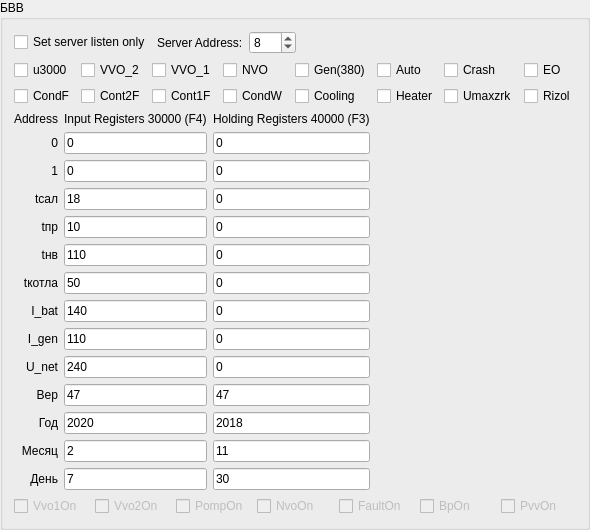
       <widget class="QGroupBox" name="gbBVV">
        <property name="title">
         <string>БВВ</string>
        </property>
        <layout class="QVBoxLayout" name="verticalLayout">
         <item>
          <layout class="QHBoxLayout" name="horizontalLayout">
           <property name="sizeConstraint">
            <enum>QLayout::SetMinimumSize</enum>
           </property>
           <item>
            <widget class="QCheckBox" name="listenOnlyBox">
             <property name="text">
              <string>Set server listen only</string>
             </property>
            </widget>
           </item>
           <item>
            <widget class="QLabel" name="label_45">
             <property name="sizePolicy">
              <sizepolicy hsizetype="Maximum" vsizetype="Preferred">
               <horstretch>0</horstretch>
               <verstretch>0</verstretch>
              </sizepolicy>
             </property>
             <property name="text">
              <string>Server Address:</string>
             </property>
            </widget>
           </item>
           <item>
            <widget class="QSpinBox" name="serverEdit_7">
             <property name="sizePolicy">
              <sizepolicy hsizetype="Maximum" vsizetype="Fixed">
               <horstretch>0</horstretch>
               <verstretch>0</verstretch>
              </sizepolicy>
             </property>
             <property name="minimum">
              <number>1</number>
             </property>
             <property name="maximum">
              <number>247</number>
             </property>
             <property name="value">
              <number>8</number>
             </property>
            </widget>
           </item>
           <item>
            <spacer name="horizontalSpacer_2">
             <property name="orientation">
              <enum>Qt::Horizontal</enum>
             </property>
             <property name="sizeHint" stdset="0">
              <size>
               <width>40</width>
               <height>20</height>
              </size>
             </property>
            </spacer>
           </item>
          </layout>
         </item>
         <item>
          <layout class="QGridLayout" name="gridLayout_DigIn">
           <item row="0" column="4">
            <widget class="QCheckBox" name="cbGen">
             <property name="text">
              <string>Gen(380)</string>
             </property>
            </widget>
           </item>
           <item row="1" column="0">
            <widget class="QCheckBox" name="cbCondF">
             <property name="text">
              <string>CondF</string>
             </property>
            </widget>
           </item>
           <item row="0" column="5">
            <widget class="QCheckBox" name="cbAuto">
             <property name="text">
              <string>Auto</string>
             </property>
            </widget>
           </item>
           <item row="0" column="0">
            <widget class="QCheckBox" name="cbU3000">
             <property name="text">
              <string>u3000</string>
             </property>
            </widget>
           </item>
           <item row="0" column="1">
            <widget class="QCheckBox" name="cbVVO_2">
             <property name="text">
              <string>VVO_2</string>
             </property>
            </widget>
           </item>
           <item row="0" column="3">
            <widget class="QCheckBox" name="cbNVO">
             <property name="text">
              <string>NVO</string>
             </property>
            </widget>
           </item>
           <item row="1" column="1">
            <widget class="QCheckBox" name="cbCont2F">
             <property name="text">
              <string>Cont2F</string>
             </property>
            </widget>
           </item>
           <item row="0" column="2">
            <widget class="QCheckBox" name="cbVVO_1">
             <property name="text">
              <string>VVO_1</string>
             </property>
            </widget>
           </item>
           <item row="0" column="6">
            <widget class="QCheckBox" name="cbCrash">
             <property name="text">
              <string>Crash</string>
             </property>
            </widget>
           </item>
           <item row="0" column="7">
            <widget class="QCheckBox" name="cbEO">
             <property name="text">
              <string>EO</string>
             </property>
            </widget>
           </item>
           <item row="1" column="2">
            <widget class="QCheckBox" name="cbCont1F">
             <property name="text">
              <string>Cont1F</string>
             </property>
            </widget>
           </item>
           <item row="1" column="3">
            <widget class="QCheckBox" name="cbCondW">
             <property name="text">
              <string>CondW</string>
             </property>
            </widget>
           </item>
           <item row="1" column="4">
            <widget class="QCheckBox" name="cbCooling">
             <property name="text">
              <string>Cooling</string>
             </property>
            </widget>
           </item>
           <item row="1" column="5">
            <widget class="QCheckBox" name="cbHeater">
             <property name="text">
              <string>Heater</string>
             </property>
            </widget>
           </item>
           <item row="1" column="6">
            <widget class="QCheckBox" name="cbUmax_zrk">
             <property name="text">
              <string>Umaxzrk</string>
             </property>
            </widget>
           </item>
           <item row="1" column="7">
            <widget class="QCheckBox" name="cbRizol">
             <property name="text">
              <string>Rizol</string>
             </property>
            </widget>
           </item>
          </layout>
         </item>
         <item>
          <layout class="QGridLayout" name="gridLayout_2">
           <item row="8" column="2">
            <widget class="QLineEdit" name="holdReg_8_7">
             <property name="sizePolicy">
              <sizepolicy hsizetype="Preferred" vsizetype="Fixed">
               <horstretch>0</horstretch>
               <verstretch>0</verstretch>
              </sizepolicy>
             </property>
             <property name="text">
              <string>0</string>
             </property>
             <property name="maxLength">
              <number>32767</number>
             </property>
             <property name="placeholderText">
              <string>Hexadecimal A-F, a-f, 0-9.</string>
             </property>
            </widget>
           </item>
           <item row="7" column="2">
            <widget class="QLineEdit" name="holdReg_8_6">
             <property name="sizePolicy">
              <sizepolicy hsizetype="Preferred" vsizetype="Fixed">
               <horstretch>0</horstretch>
               <verstretch>0</verstretch>
              </sizepolicy>
             </property>
             <property name="text">
              <string>0</string>
             </property>
             <property name="maxLength">
              <number>32767</number>
             </property>
             <property name="placeholderText">
              <string>Hexadecimal A-F, a-f, 0-9.</string>
             </property>
            </widget>
           </item>
           <item row="4" column="0">
            <widget class="QLabel" name="label_11">
             <property name="text">
              <string>tпр</string>
             </property>
             <property name="alignment">
              <set>Qt::AlignRight|Qt::AlignTrailing|Qt::AlignVCenter</set>
             </property>
            </widget>
           </item>
           <item row="3" column="0">
            <widget class="QLabel" name="label_23">
             <property name="text">
              <string>tсал</string>
             </property>
             <property name="alignment">
              <set>Qt::AlignRight|Qt::AlignTrailing|Qt::AlignVCenter</set>
             </property>
            </widget>
           </item>
           <item row="9" column="2">
            <widget class="QLineEdit" name="holdReg_8_8">
             <property name="sizePolicy">
              <sizepolicy hsizetype="Preferred" vsizetype="Fixed">
               <horstretch>0</horstretch>
               <verstretch>0</verstretch>
              </sizepolicy>
             </property>
             <property name="text">
              <string>0</string>
             </property>
             <property name="maxLength">
              <number>32767</number>
             </property>
             <property name="placeholderText">
              <string>Hexadecimal A-F, a-f, 0-9.</string>
             </property>
            </widget>
           </item>
           <item row="11" column="1">
            <widget class="QLineEdit" name="inReg_8_29">
             <property name="sizePolicy">
              <sizepolicy hsizetype="Preferred" vsizetype="Fixed">
               <horstretch>0</horstretch>
               <verstretch>0</verstretch>
              </sizepolicy>
             </property>
             <property name="text">
              <string>2020</string>
             </property>
             <property name="maxLength">
              <number>32767</number>
             </property>
             <property name="placeholderText">
              <string>Hexadecimal A-F, a-f, 0-9.</string>
             </property>
            </widget>
           </item>
           <item row="10" column="0">
            <widget class="QLabel" name="label_16">
             <property name="text">
              <string>Вер</string>
             </property>
             <property name="alignment">
              <set>Qt::AlignRight|Qt::AlignTrailing|Qt::AlignVCenter</set>
             </property>
            </widget>
           </item>
           <item row="2" column="2">
            <widget class="QLineEdit" name="holdReg_8_1">
             <property name="sizePolicy">
              <sizepolicy hsizetype="Preferred" vsizetype="Fixed">
               <horstretch>0</horstretch>
               <verstretch>0</verstretch>
              </sizepolicy>
             </property>
             <property name="text">
              <string>0</string>
             </property>
             <property name="maxLength">
              <number>32767</number>
             </property>
             <property name="placeholderText">
              <string>Hexadecimal A-F, a-f, 0-9.</string>
             </property>
            </widget>
           </item>
           <item row="4" column="2">
            <widget class="QLineEdit" name="holdReg_8_3">
             <property name="sizePolicy">
              <sizepolicy hsizetype="Preferred" vsizetype="Fixed">
               <horstretch>0</horstretch>
               <verstretch>0</verstretch>
              </sizepolicy>
             </property>
             <property name="text">
              <string>0</string>
             </property>
             <property name="maxLength">
              <number>32767</number>
             </property>
             <property name="placeholderText">
              <string>Hexadecimal A-F, a-f, 0-9.</string>
             </property>
            </widget>
           </item>
           <item row="1" column="0">
            <widget class="QLabel" name="label_21">
             <property name="text">
              <string>0</string>
             </property>
             <property name="alignment">
              <set>Qt::AlignRight|Qt::AlignTrailing|Qt::AlignVCenter</set>
             </property>
            </widget>
           </item>
           <item row="3" column="1">
            <widget class="QLineEdit" name="inReg_8_2">
             <property name="sizePolicy">
              <sizepolicy hsizetype="Preferred" vsizetype="Fixed">
               <horstretch>0</horstretch>
               <verstretch>0</verstretch>
              </sizepolicy>
             </property>
             <property name="text">
              <string>18</string>
             </property>
             <property name="maxLength">
              <number>32767</number>
             </property>
             <property name="placeholderText">
              <string>Hexadecimal A-F, a-f, 0-9.</string>
             </property>
            </widget>
           </item>
           <item row="6" column="2">
            <widget class="QLineEdit" name="holdReg_8_5">
             <property name="sizePolicy">
              <sizepolicy hsizetype="Preferred" vsizetype="Fixed">
               <horstretch>0</horstretch>
               <verstretch>0</verstretch>
              </sizepolicy>
             </property>
             <property name="text">
              <string>0</string>
             </property>
             <property name="maxLength">
              <number>32767</number>
             </property>
             <property name="placeholderText">
              <string>Hexadecimal A-F, a-f, 0-9.</string>
             </property>
            </widget>
           </item>
           <item row="12" column="2">
            <widget class="QLineEdit" name="holdReg_8_30">
             <property name="sizePolicy">
              <sizepolicy hsizetype="Preferred" vsizetype="Fixed">
               <horstretch>0</horstretch>
               <verstretch>0</verstretch>
              </sizepolicy>
             </property>
             <property name="text">
              <string>11</string>
             </property>
             <property name="maxLength">
              <number>32767</number>
             </property>
             <property name="placeholderText">
              <string>Hexadecimal A-F, a-f, 0-9.</string>
             </property>
            </widget>
           </item>
           <item row="11" column="0">
            <widget class="QLabel" name="label_17">
             <property name="text">
              <string>Год</string>
             </property>
             <property name="alignment">
              <set>Qt::AlignRight|Qt::AlignTrailing|Qt::AlignVCenter</set>
             </property>
            </widget>
           </item>
           <item row="12" column="0">
            <widget class="QLabel" name="label_18">
             <property name="text">
              <string>Месяц</string>
             </property>
             <property name="alignment">
              <set>Qt::AlignRight|Qt::AlignTrailing|Qt::AlignVCenter</set>
             </property>
            </widget>
           </item>
           <item row="5" column="0">
            <widget class="QLabel" name="label_8">
             <property name="text">
              <string>tнв</string>
             </property>
             <property name="alignment">
              <set>Qt::AlignRight|Qt::AlignTrailing|Qt::AlignVCenter</set>
             </property>
            </widget>
           </item>
           <item row="0" column="2">
            <widget class="QLabel" name="holdingRegisters">
             <property name="text">
              <string>Holding Registers 40000 (F3)</string>
             </property>
            </widget>
           </item>
           <item row="9" column="0">
            <widget class="QLabel" name="label_15">
             <property name="text">
              <string>U_net</string>
             </property>
             <property name="alignment">
              <set>Qt::AlignRight|Qt::AlignTrailing|Qt::AlignVCenter</set>
             </property>
            </widget>
           </item>
           <item row="11" column="2">
            <widget class="QLineEdit" name="holdReg_8_29">
             <property name="sizePolicy">
              <sizepolicy hsizetype="Preferred" vsizetype="Fixed">
               <horstretch>0</horstretch>
               <verstretch>0</verstretch>
              </sizepolicy>
             </property>
             <property name="text">
              <string>2018</string>
             </property>
             <property name="maxLength">
              <number>32767</number>
             </property>
             <property name="placeholderText">
              <string>Hexadecimal A-F, a-f, 0-9.</string>
             </property>
            </widget>
           </item>
           <item row="13" column="0">
            <widget class="QLabel" name="label_19">
             <property name="text">
              <string>День</string>
             </property>
             <property name="alignment">
              <set>Qt::AlignRight|Qt::AlignTrailing|Qt::AlignVCenter</set>
             </property>
            </widget>
           </item>
           <item row="13" column="2">
            <widget class="QLineEdit" name="holdReg_8_31">
             <property name="sizePolicy">
              <sizepolicy hsizetype="Preferred" vsizetype="Fixed">
               <horstretch>0</horstretch>
               <verstretch>0</verstretch>
              </sizepolicy>
             </property>
             <property name="text">
              <string>30</string>
             </property>
             <property name="maxLength">
              <number>32767</number>
             </property>
             <property name="placeholderText">
              <string>Hexadecimal A-F, a-f, 0-9.</string>
             </property>
            </widget>
           </item>
           <item row="10" column="1">
            <widget class="QLineEdit" name="inReg_8_28">
             <property name="sizePolicy">
              <sizepolicy hsizetype="Preferred" vsizetype="Fixed">
               <horstretch>0</horstretch>
               <verstretch>0</verstretch>
              </sizepolicy>
             </property>
             <property name="text">
              <string>47</string>
             </property>
             <property name="maxLength">
              <number>32767</number>
             </property>
             <property name="placeholderText">
              <string>Hexadecimal A-F, a-f, 0-9.</string>
             </property>
            </widget>
           </item>
           <item row="6" column="1">
            <widget class="QLineEdit" name="inReg_8_5">
             <property name="sizePolicy">
              <sizepolicy hsizetype="Preferred" vsizetype="Fixed">
               <horstretch>0</horstretch>
               <verstretch>0</verstretch>
              </sizepolicy>
             </property>
             <property name="text">
              <string>50</string>
             </property>
             <property name="maxLength">
              <number>32767</number>
             </property>
             <property name="placeholderText">
              <string>Hexadecimal A-F, a-f, 0-9.</string>
             </property>
            </widget>
           </item>
           <item row="12" column="1">
            <widget class="QLineEdit" name="inReg_8_30">
             <property name="sizePolicy">
              <sizepolicy hsizetype="Preferred" vsizetype="Fixed">
               <horstretch>0</horstretch>
               <verstretch>0</verstretch>
              </sizepolicy>
             </property>
             <property name="text">
              <string>2</string>
             </property>
             <property name="maxLength">
              <number>32767</number>
             </property>
             <property name="placeholderText">
              <string>Hexadecimal A-F, a-f, 0-9.</string>
             </property>
            </widget>
           </item>
           <item row="2" column="0">
            <widget class="QLabel" name="label_22">
             <property name="text">
              <string>1</string>
             </property>
             <property name="alignment">
              <set>Qt::AlignRight|Qt::AlignTrailing|Qt::AlignVCenter</set>
             </property>
            </widget>
           </item>
           <item row="0" column="0">
            <widget class="QLabel" name="address">
             <property name="text">
              <string>Address</string>
             </property>
             <property name="alignment">
              <set>Qt::AlignRight|Qt::AlignTrailing|Qt::AlignVCenter</set>
             </property>
            </widget>
           </item>
           <item row="0" column="1">
            <widget class="QLabel" name="inputRegisters">
             <property name="text">
              <string>Input Registers 30000 (F4)</string>
             </property>
            </widget>
           </item>
           <item row="1" column="1">
            <widget class="QLineEdit" name="inReg_8_0">
             <property name="sizePolicy">
              <sizepolicy hsizetype="Preferred" vsizetype="Fixed">
               <horstretch>0</horstretch>
               <verstretch>0</verstretch>
              </sizepolicy>
             </property>
             <property name="text">
              <string>0</string>
             </property>
             <property name="maxLength">
              <number>32767</number>
             </property>
             <property name="placeholderText">
              <string>Hexadecimal A-F, a-f, 0-9.</string>
             </property>
            </widget>
           </item>
           <item row="8" column="0">
            <widget class="QLabel" name="label_14">
             <property name="text">
              <string>I_gen</string>
             </property>
             <property name="alignment">
              <set>Qt::AlignRight|Qt::AlignTrailing|Qt::AlignVCenter</set>
             </property>
            </widget>
           </item>
           <item row="5" column="1">
            <widget class="QLineEdit" name="inReg_8_4">
             <property name="sizePolicy">
              <sizepolicy hsizetype="Preferred" vsizetype="Fixed">
               <horstretch>0</horstretch>
               <verstretch>0</verstretch>
              </sizepolicy>
             </property>
             <property name="text">
              <string>110</string>
             </property>
             <property name="maxLength">
              <number>32767</number>
             </property>
             <property name="placeholderText">
              <string>Hexadecimal A-F, a-f, 0-9.</string>
             </property>
            </widget>
           </item>
           <item row="9" column="1">
            <widget class="QLineEdit" name="inReg_8_8">
             <property name="sizePolicy">
              <sizepolicy hsizetype="Preferred" vsizetype="Fixed">
               <horstretch>0</horstretch>
               <verstretch>0</verstretch>
              </sizepolicy>
             </property>
             <property name="text">
              <string>240</string>
             </property>
             <property name="maxLength">
              <number>32767</number>
             </property>
             <property name="placeholderText">
              <string>Hexadecimal A-F, a-f, 0-9.</string>
             </property>
            </widget>
           </item>
           <item row="2" column="1">
            <widget class="QLineEdit" name="inReg_8_1">
             <property name="sizePolicy">
              <sizepolicy hsizetype="Preferred" vsizetype="Fixed">
               <horstretch>0</horstretch>
               <verstretch>0</verstretch>
              </sizepolicy>
             </property>
             <property name="text">
              <string>0</string>
             </property>
             <property name="maxLength">
              <number>32767</number>
             </property>
             <property name="placeholderText">
              <string>Hexadecimal A-F, a-f, 0-9.</string>
             </property>
            </widget>
           </item>
           <item row="4" column="1">
            <widget class="QLineEdit" name="inReg_8_3">
             <property name="sizePolicy">
              <sizepolicy hsizetype="Preferred" vsizetype="Fixed">
               <horstretch>0</horstretch>
               <verstretch>0</verstretch>
              </sizepolicy>
             </property>
             <property name="text">
              <string>10</string>
             </property>
             <property name="maxLength">
              <number>32767</number>
             </property>
             <property name="placeholderText">
              <string>Hexadecimal A-F, a-f, 0-9.</string>
             </property>
            </widget>
           </item>
           <item row="6" column="3">
            <spacer name="horizontalSpacer_8">
             <property name="orientation">
              <enum>Qt::Horizontal</enum>
             </property>
             <property name="sizeHint" stdset="0">
              <size>
               <width>40</width>
               <height>20</height>
              </size>
             </property>
            </spacer>
           </item>
           <item row="7" column="0">
            <widget class="QLabel" name="label_13">
             <property name="text">
              <string>I_bat</string>
             </property>
             <property name="alignment">
              <set>Qt::AlignRight|Qt::AlignTrailing|Qt::AlignVCenter</set>
             </property>
            </widget>
           </item>
           <item row="7" column="1">
            <widget class="QLineEdit" name="inReg_8_6">
             <property name="sizePolicy">
              <sizepolicy hsizetype="Preferred" vsizetype="Fixed">
               <horstretch>0</horstretch>
               <verstretch>0</verstretch>
              </sizepolicy>
             </property>
             <property name="text">
              <string>140</string>
             </property>
             <property name="maxLength">
              <number>32767</number>
             </property>
             <property name="placeholderText">
              <string>Hexadecimal A-F, a-f, 0-9.</string>
             </property>
            </widget>
           </item>
           <item row="6" column="0">
            <widget class="QLabel" name="label_12">
             <property name="text">
              <string>tкотла</string>
             </property>
             <property name="alignment">
              <set>Qt::AlignRight|Qt::AlignTrailing|Qt::AlignVCenter</set>
             </property>
            </widget>
           </item>
           <item row="5" column="2">
            <widget class="QLineEdit" name="holdReg_8_4">
             <property name="sizePolicy">
              <sizepolicy hsizetype="Preferred" vsizetype="Fixed">
               <horstretch>0</horstretch>
               <verstretch>0</verstretch>
              </sizepolicy>
             </property>
             <property name="text">
              <string>0</string>
             </property>
             <property name="maxLength">
              <number>32767</number>
             </property>
             <property name="placeholderText">
              <string>Hexadecimal A-F, a-f, 0-9.</string>
             </property>
            </widget>
           </item>
           <item row="3" column="2">
            <widget class="QLineEdit" name="holdReg_8_2">
             <property name="sizePolicy">
              <sizepolicy hsizetype="Preferred" vsizetype="Fixed">
               <horstretch>0</horstretch>
               <verstretch>0</verstretch>
              </sizepolicy>
             </property>
             <property name="text">
              <string>0</string>
             </property>
             <property name="maxLength">
              <number>32767</number>
             </property>
             <property name="placeholderText">
              <string>Hexadecimal A-F, a-f, 0-9.</string>
             </property>
            </widget>
           </item>
           <item row="13" column="1">
            <widget class="QLineEdit" name="inReg_8_31">
             <property name="sizePolicy">
              <sizepolicy hsizetype="Preferred" vsizetype="Fixed">
               <horstretch>0</horstretch>
               <verstretch>0</verstretch>
              </sizepolicy>
             </property>
             <property name="text">
              <string>7</string>
             </property>
             <property name="maxLength">
              <number>32767</number>
             </property>
             <property name="placeholderText">
              <string>Hexadecimal A-F, a-f, 0-9.</string>
             </property>
            </widget>
           </item>
           <item row="8" column="1">
            <widget class="QLineEdit" name="inReg_8_7">
             <property name="sizePolicy">
              <sizepolicy hsizetype="Preferred" vsizetype="Fixed">
               <horstretch>0</horstretch>
               <verstretch>0</verstretch>
              </sizepolicy>
             </property>
             <property name="text">
              <string>110</string>
             </property>
             <property name="maxLength">
              <number>32767</number>
             </property>
             <property name="placeholderText">
              <string>Hexadecimal A-F, a-f, 0-9.</string>
             </property>
            </widget>
           </item>
           <item row="1" column="2">
            <widget class="QLineEdit" name="holdReg_8_0">
             <property name="sizePolicy">
              <sizepolicy hsizetype="Preferred" vsizetype="Fixed">
               <horstretch>0</horstretch>
               <verstretch>0</verstretch>
              </sizepolicy>
             </property>
             <property name="text">
              <string>0</string>
             </property>
             <property name="maxLength">
              <number>32767</number>
             </property>
             <property name="placeholderText">
              <string>Hexadecimal A-F, a-f, 0-9.</string>
             </property>
            </widget>
           </item>
           <item row="10" column="2">
            <widget class="QLineEdit" name="holdReg_8_28">
             <property name="sizePolicy">
              <sizepolicy hsizetype="Preferred" vsizetype="Fixed">
               <horstretch>0</horstretch>
               <verstretch>0</verstretch>
              </sizepolicy>
             </property>
             <property name="text">
              <string>47</string>
             </property>
             <property name="maxLength">
              <number>32767</number>
             </property>
             <property name="placeholderText">
              <string>Hexadecimal A-F, a-f, 0-9.</string>
             </property>
            </widget>
           </item>
          </layout>
         </item>
         <item>
          <layout class="QGridLayout" name="gridLayout_DigOut">
           <item row="0" column="4">
            <widget class="QCheckBox" name="cbFaultOn">
             <property name="enabled">
              <bool>false</bool>
             </property>
             <property name="text">
              <string>FaultOn</string>
             </property>
             <property name="checkable">
              <bool>true</bool>
             </property>
            </widget>
           </item>
           <item row="0" column="2">
            <widget class="QCheckBox" name="cbPompOn">
             <property name="enabled">
              <bool>false</bool>
             </property>
             <property name="text">
              <string>PompOn</string>
             </property>
             <property name="checkable">
              <bool>true</bool>
             </property>
            </widget>
           </item>
           <item row="0" column="5">
            <widget class="QCheckBox" name="cbBpOn">
             <property name="enabled">
              <bool>false</bool>
             </property>
             <property name="text">
              <string>BpOn</string>
             </property>
             <property name="checkable">
              <bool>true</bool>
             </property>
            </widget>
           </item>
           <item row="0" column="3">
            <widget class="QCheckBox" name="cbNvoOn">
             <property name="enabled">
              <bool>false</bool>
             </property>
             <property name="text">
              <string>NvoOn</string>
             </property>
             <property name="checkable">
              <bool>true</bool>
             </property>
            </widget>
           </item>
           <item row="0" column="0">
            <widget class="QCheckBox" name="cbVvo1On">
             <property name="enabled">
              <bool>false</bool>
             </property>
             <property name="text">
              <string>Vvo1On</string>
             </property>
             <property name="checkable">
              <bool>true</bool>
             </property>
            </widget>
           </item>
           <item row="0" column="1">
            <widget class="QCheckBox" name="cbVvo2On">
             <property name="enabled">
              <bool>false</bool>
             </property>
             <property name="text">
              <string>Vvo2On</string>
             </property>
             <property name="checkable">
              <bool>true</bool>
             </property>
            </widget>
           </item>
           <item row="0" column="6">
            <widget class="QCheckBox" name="cbPvvOn">
             <property name="enabled">
              <bool>false</bool>
             </property>
             <property name="text">
              <string>PvvOn</string>
             </property>
             <property name="checkable">
              <bool>true</bool>
             </property>
            </widget>
           </item>
          </layout>
         </item>
        </layout>
       </widget>
